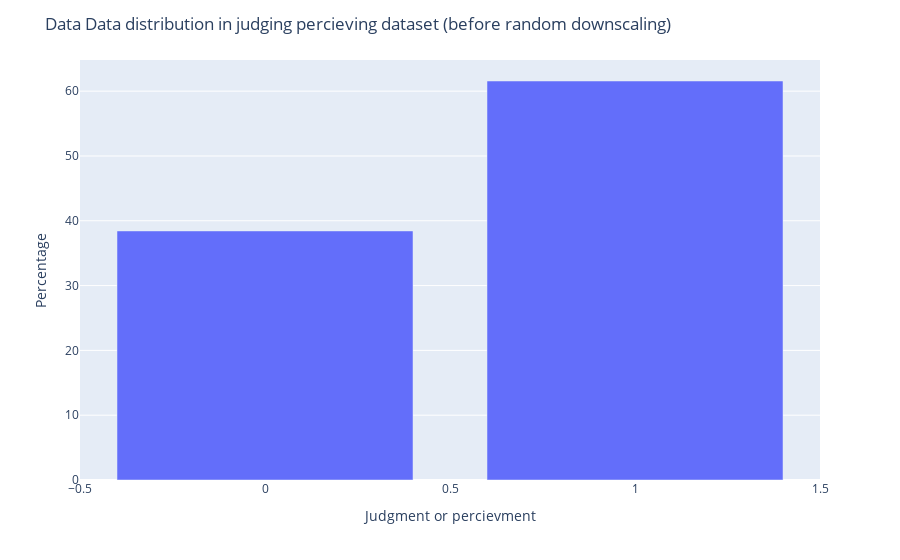

Notebook cell for this chart:
### Code cell
return_vis(jud_per_df, 
           'Judgment or percievment', 
           'Percentage', 
           'Data Data distribution in judging percieving dataset (before random undersampling)')

### Figure 1 — Plotly figure (JSON) as saved in the notebook; plotly's stock layout.template omitted (floating-point values rounded to 4 significant figures)
{"data": [{"alignmentgroup": "True", "hovertemplate": "Judgment or percievment=%{x}<br>Percentage=%{y}<extra></extra>", "legendgroup": "", "marker": {"color": "#636efa", "pattern": {"shape": ""}}, "name": "", "offsetgroup": "", "orientation": "v", "showlegend": false, "textposition": "auto", "type": "bar", "x": [0, 1], "xaxis": "x", "y": [38.43, 61.57], "yaxis": "y"}], "layout": {"barmode": "relative", "legend": {"tracegroupgap": 0}, "margin": {"t": 60}, "title": {"text": "Data Data distribution in judging percieving dataset (before random downscaling)"}, "xaxis": {"anchor": "y", "domain": [0, 1], "title": {"text": "Judgment or percievment"}}, "yaxis": {"anchor": "x", "domain": [0, 1], "title": {"text": "Percentage"}}}}
